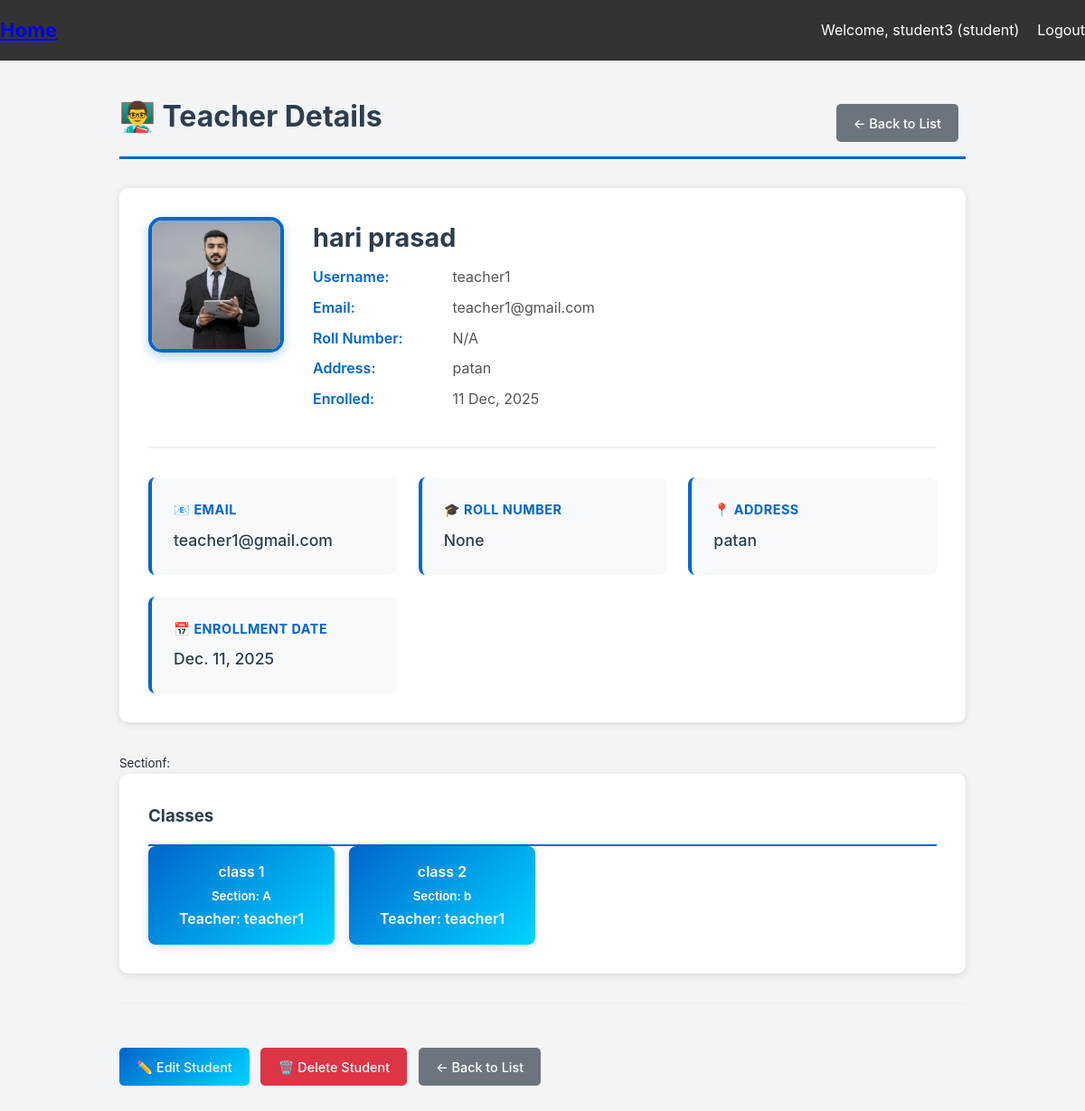
Before: /teacher_detail/5 (signed in) with the older database file.
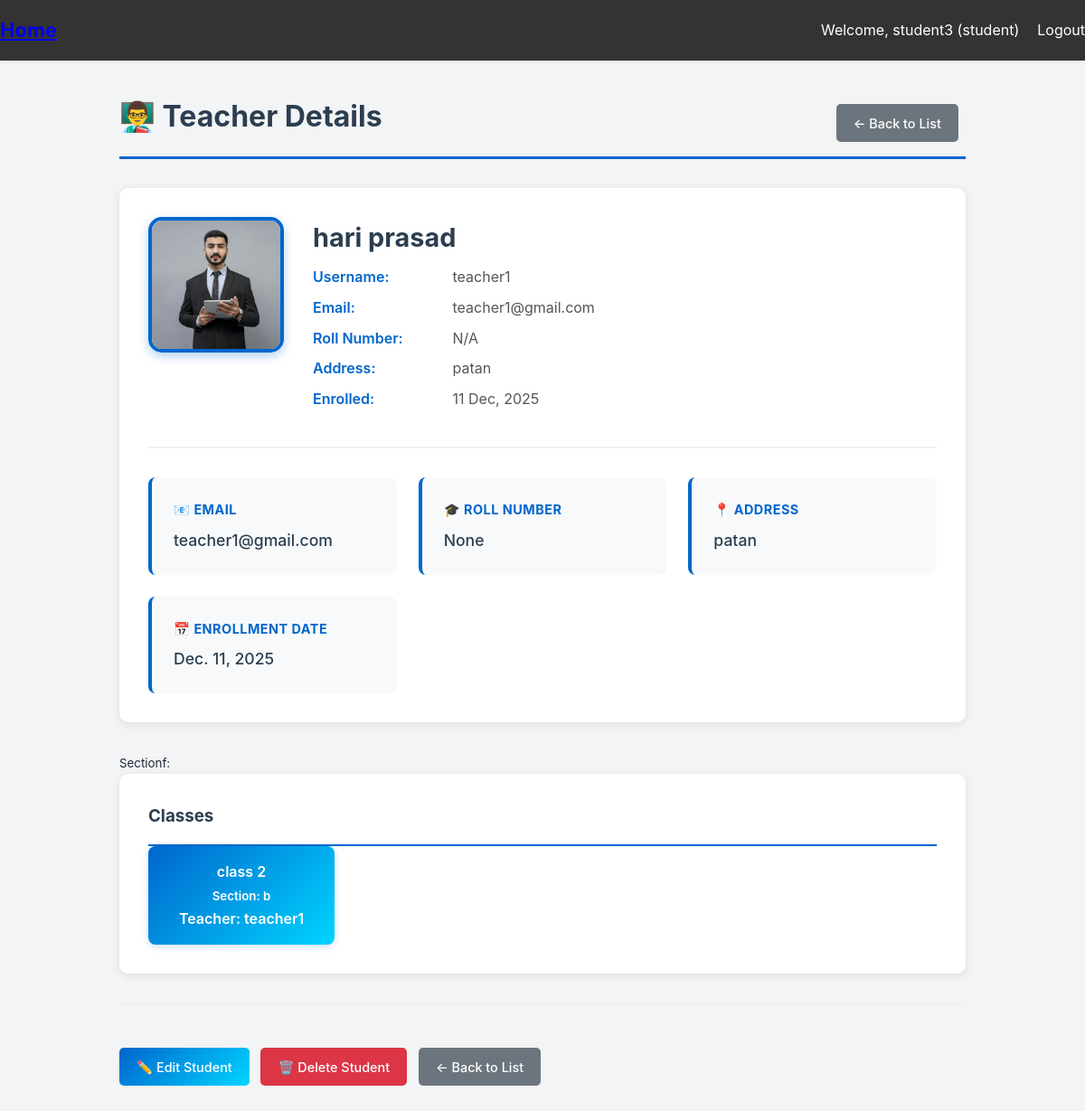
After: the same page with the newer database file.
### base/models.py (models this page shows, shortened)
class School_Class(models.Model):
    class_name = models.CharField(max_length=50)
    section = models.CharField(max_length=10, blank=True)
    teacher = models.ForeignKey(CustomUser, on_delete=models.SET_NULL, null=True, blank=True)
    student = models.ManyToManyField(CustomUser, related_name='classes', blank=True)

class CustomUser(AbstractUser):
    USER_TYPE_CHOICES = (
        ('admin', 'Admin'),
        ('teacher', 'Teacher'),
        ('student', 'Student'),
        ('staff', 'Staff'),
    )
    name = models.CharField(max_length=255, blank=True)
    roll_number = models.IntegerField(blank=True, null=True)
    address = models.CharField(max_length=255)
    enrollment_date = models.DateField(auto_now_add=True)
    user_type = models.CharField(max_length=10, choices=USER_TYPE_CHOICES)
    email = models.EmailField(unique=True)
    image = models.ImageField(upload_to='user_image/', blank=True, null=True)

### base/views.py (the view)
# urls.py: path('teacher_detail/<int:id>', views.teacher_detail, name='teacher_detail'),
def teacher_detail(request, id):
    teacher = get_object_or_404(CustomUser, id=id, user_type='teacher')
    classes = School_Class.objects.filter(teacher=teacher)
    return render(request, 'teacher_detail.html', {
        'teacher': teacher,
        'classes': classes,
    })

### templates/teacher_detail.html (shortened to what this page needs)
{% extends 'base.html' %}
{% load static %}
{% block content %}
<div class="container">
    <div class="detail-header">
        <h1>👨‍🏫 Teacher Details</h1>
        <a href="{% url 'teacher_list' %}" class="btn btn-secondary">← Back to List</a>
    </div>
    <div class="profile-section">
        <div class="profile-header">
            <div class="profile-image">
                {% if teacher.image %}
                    <img src="{{ teacher.image.url }}" alt="{{ teacher.name }}">
                {% else %}
                    <div class="profile-image-placeholder">👨</div>
                {% endif %}
            </div>
            <div class="profile-info">
                <h2>{{ teacher.name }}</h2>
                <p><span class="info-label">Username:</span> {{ teacher.username }}</p>
                <p><span class="info-label">Email:</span> {{ teacher.email }}</p>
                <p><span class="info-label">Roll Number:</span> {{ teacher.roll_number|default:"N/A" }}</p>
                <p><span class="info-label">Address:</span> {{ teacher.address }}</p>
                <p><span class="info-label">Enrolled:</span> {{ teacher.enrollment_date|date:"d M, Y" }}</p>
            </div>
        </div>
        <div class="detail-grid">
            <div class="detail-card">
                <h3>📧 Email</h3>
                <p>{{ teacher.email }}</p>
            </div>
            <div class="detail-card">
                <h3>🎓 Roll Number</h3>
                <p>{{ teacher.roll_number}}</p>
            </div>
            <div class="detail-card">
                <h3>📍 Address</h3>
                <p>{{ teacher.address}}</p>
            </div>
            <div class="detail-card">
                <h3>📅 Enrollment Date</h3>
                <p>{{ teacher.enrollment_date}}</p>
            </div>
        </div>
    </div>
                <small>Sectionf: {{ classes.section }}</small>
   {% if classes %}
<div class="classes-section">
    <h3>Classes</h3>
    <div class="classes-list">
  {% for class in classes %}
<div class="class-badge">
    <div>{{ class.class_name }}</div>
    <small>Section: {{ class.section }}</small>
    <div>Teacher: {{ class.teacher.username }}</div>
</div>
{% endfor %}
    </div>
</div>
{% endif %}
 <div class="action-buttons">
        <a href="{% url 'teacher_update' teacher.id %}" class="btn btn-primary">✏️ Edit Student</a>
        <a href="{% url 'teacher_delete' teacher.id %}" class="btn btn-danger" onclick="return confirm('Are you sure you want to delete this student?');">🗑️ Delete Student</a>
        <a href="{% url 'teacher_list' %}" class="btn btn-secondary">← Back to List</a>
    </div>
</div>
{% endblock %}

Changed rows visible on the page:
removed School_Class: class_name "class 1", section "A", teacher.username "teacher1"
